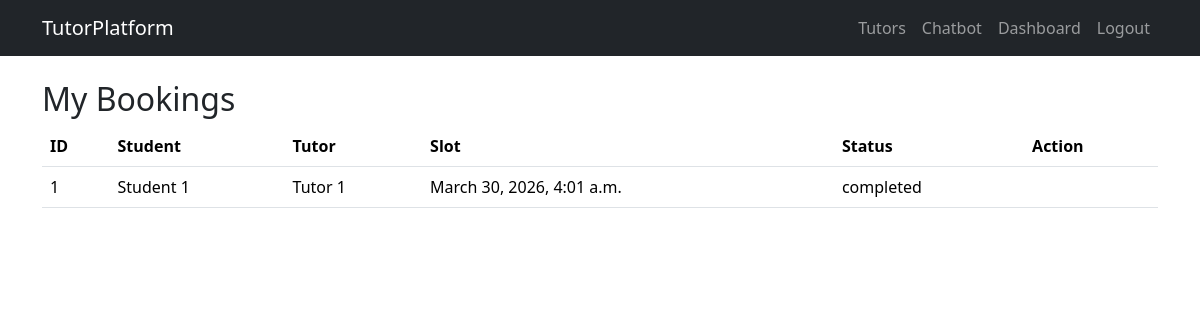
The page /bookings/my/ (signed in) on the database its author committed.
### apps/bookings/models.py (models this page shows, shortened)
class Booking(models.Model):
    class Status(models.TextChoices):
        PENDING = "pending", "Pending"
        CONFIRMED = "confirmed", "Confirmed"
        CANCELLED = "cancelled", "Cancelled"
        COMPLETED = "completed", "Completed"
    student = models.ForeignKey(settings.AUTH_USER_MODEL, on_delete=models.CASCADE, related_name="student_bookings")
    tutor_profile = models.ForeignKey(TutorProfile, on_delete=models.CASCADE, related_name="bookings")
    slot = models.OneToOneField(AvailabilitySlot, on_delete=models.PROTECT, related_name="booking")
    subject = models.ForeignKey(Subject, on_delete=models.SET_NULL, null=True, blank=True)
    status = models.CharField(max_length=20, choices=Status.choices, default=Status.PENDING)
    notes = models.TextField(blank=True)
    created_at = models.DateTimeField(auto_now_add=True)
    updated_at = models.DateTimeField(auto_now=True)
    class Meta:
        ordering = ["-created_at"]

### apps/accounts/models.py (models this page shows, shortened)
class User(AbstractUser):
    class Role(models.TextChoices):
        STUDENT = "student", "Student"
        TUTOR = "tutor", "Tutor"
        ADMIN = "admin", "Admin"
    username = models.CharField(max_length=150, unique=True)
    email = models.EmailField(unique=True)
    full_name = models.CharField(max_length=255)
    role = models.CharField(max_length=20, choices=Role.choices, default=Role.STUDENT)
    USERNAME_FIELD = "email"
    REQUIRED_FIELDS = ["username", "full_name"]
    objects = UserManager()

### apps/tutors/models.py (models this page shows, shortened)
class TutorProfile(models.Model):
    class Status(models.TextChoices):
        PENDING = "pending", "Pending"
        ACTIVE = "active", "Active"
        SUSPENDED = "suspended", "Suspended"
    user = models.OneToOneField(settings.AUTH_USER_MODEL, on_delete=models.CASCADE, related_name="tutor_profile")
    bio = models.TextField(blank=True)
    education = models.CharField(max_length=255, blank=True)
    hourly_rate = models.DecimalField(max_digits=8, decimal_places=2, default=20)
    profile_photo = models.ImageField(upload_to="tutor_photos/", blank=True, null=True)
    status = models.CharField(max_length=20, choices=Status.choices, default=Status.PENDING)
    subjects = models.ManyToManyField(Subject, blank=True)

class AvailabilitySlot(models.Model):
    tutor_profile = models.ForeignKey(TutorProfile, on_delete=models.CASCADE, related_name="slots")
    start_time = models.DateTimeField()
    end_time = models.DateTimeField()
    is_active = models.BooleanField(default=True)
    class Meta:
        ordering = ["start_time"]

### apps/bookings/views.py (the view)
# urls.py: path("my/", views.my_bookings, name="my"),
@login_required
@student_required
def my_bookings(request):
    bookings = Booking.objects.filter(student=request.user).select_related("tutor_profile__user", "slot")
    return render(request, "bookings/booking_list.html", {"bookings": bookings, "mode": "student"})

### apps/bookings/templates/bookings/booking_list.html (shortened to what this page needs)
{% extends 'core/base.html' %}
{% block content %}
<h2>{% if mode == 'tutor' %}Tutor Bookings{% else %}My Bookings{% endif %}</h2>
<table class="table">
<tr><th>ID</th><th>Student</th><th>Tutor</th><th>Slot</th><th>Status</th><th>Action</th></tr>
{% for b in bookings %}
<tr>
<td>{{ b.id }}</td>
<td>{{ b.student.full_name }}</td>
<td>{{ b.tutor_profile.user.full_name }}</td>
<td>{{ b.slot.start_time }}</td>
<td>{{ b.status }}</td>
<td>
</td>
</tr>
{% endfor %}
</table>
{% endblock %}

### rows shown on the page
Booking: id "1", student.full_name "Student 1", tutor_profile.user.full_name "Tutor 1", slot.start_time "March 30, 2026, 4:01 a.m.", status "completed"
